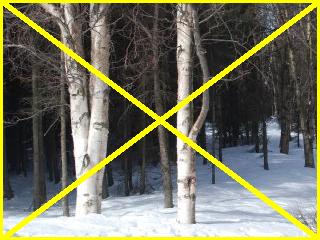
//> input picture assign_1/sect_5/test.ppm, 320 x 240 px
$ ./stereo_match ../../assign_1/sect_5/test.ppm ../../assign_1/sect_5/Trees.ppm   (built with g++ and OpenCV 4)
//> lines starting //> are read from the running program, lines starting //| are printed output that depends on the picture
/*
 *  stereo_match.cpp
 *  Updated for OpenCV 4.x
 *  Original by Victor Eruhimov on 1/18/10
 */

#include "opencv2/calib3d.hpp"
#include "opencv2/highgui.hpp"
#include "opencv2/imgcodecs.hpp"
#include "opencv2/imgproc.hpp"

#include <stdio.h>

using namespace cv;

void print_help() {
    printf("\nDemo stereo matching converting L and R images into disparity and point clouds\n");
    printf("\nUsage: stereo_match <left_image> <right_image> [--algorithm=bm|sgbm|hh] [--blocksize=<block_size>]\n"
           "[--max-disparity=<max_disparity>] [--scale=<scale_factor>] [-i <intrinsic_filename>] [-e <extrinsic_filename>]\n"
           "[--no-display] [-o <disparity_image>] [-p <point_cloud_file>]\n");
}

void saveXYZ(const char *filename, const Mat &mat) {
    const double max_z = 1.0e4;
    FILE *fp = fopen(filename, "wt");
    for (int y = 0; y < mat.rows; y++) {
        for (int x = 0; x < mat.cols; x++) {
            Vec3f point = mat.at<Vec3f>(y, x);
            if (fabs(point[2] - max_z) < FLT_EPSILON || fabs(point[2]) > max_z) continue;
            fprintf(fp, "%f %f %f\n", point[0], point[1], point[2]);
        }
    }
    fclose(fp);
}

int main(int argc, char **argv) {
    const char *algorithm_opt = "--algorithm=";
    const char *maxdisp_opt = "--max-disparity=";
    const char *blocksize_opt = "--blocksize=";
    const char *nodisplay_opt = "--no-display";
    const char *scale_opt = "--scale=";

    if (argc < 3) {
        print_help();
        return 0;
    }

    const char *img1_filename = 0;
    const char *img2_filename = 0;
    const char *intrinsic_filename = 0;
    const char *extrinsic_filename = 0;
    const char *disparity_filename = 0;
    const char *point_cloud_filename = 0;

    // StereoVar removed in OpenCV 4; only BM, SGBM, and HH (SGBM full DP) remain
    enum {
        STEREO_BM = 0,
        STEREO_SGBM = 1,
        STEREO_HH = 2
    };
    int alg = STEREO_SGBM;
    int SADWindowSize = 0, numberOfDisparities = 0;
    bool no_display = false;
    float scale = 1.f;

    for (int i = 1; i < argc; i++) {
        if (argv[i][0] != '-') {
            if (!img1_filename)
                img1_filename = argv[i];
            else
                img2_filename = argv[i];
        } else if (strncmp(argv[i], algorithm_opt, strlen(algorithm_opt)) == 0) {
            char *_alg = argv[i] + strlen(algorithm_opt);
            alg = strcmp(_alg, "bm") == 0 ? STEREO_BM : strcmp(_alg, "sgbm") == 0 ? STEREO_SGBM
                                                    : strcmp(_alg, "hh") == 0     ? STEREO_HH
                                                                                  : -1;
            if (alg < 0) {
                printf("Command-line parameter error: Unknown stereo algorithm\n\n");
                print_help();
                return -1;
            }
        } else if (strncmp(argv[i], maxdisp_opt, strlen(maxdisp_opt)) == 0) {
            if (sscanf(argv[i] + strlen(maxdisp_opt), "%d", &numberOfDisparities) != 1 ||
                numberOfDisparities < 1 || numberOfDisparities % 16 != 0) {
                printf("Command-line parameter error: --max-disparity must be a positive integer divisible by 16\n");
                return -1;
            }
        } else if (strncmp(argv[i], blocksize_opt, strlen(blocksize_opt)) == 0) {
            if (sscanf(argv[i] + strlen(blocksize_opt), "%d", &SADWindowSize) != 1 ||
                SADWindowSize < 1 || SADWindowSize % 2 != 1) {
                printf("Command-line parameter error: --blocksize must be a positive odd number\n");
                return -1;
            }
        } else if (strncmp(argv[i], scale_opt, strlen(scale_opt)) == 0) {
            if (sscanf(argv[i] + strlen(scale_opt), "%f", &scale) != 1 || scale < 0) {
                printf("Command-line parameter error: --scale must be a positive float\n");
                return -1;
            }
        } else if (strcmp(argv[i], nodisplay_opt) == 0)
            no_display = true;
        else if (strcmp(argv[i], "-i") == 0)
            intrinsic_filename = argv[++i];
        else if (strcmp(argv[i], "-e") == 0)
            extrinsic_filename = argv[++i];
        else if (strcmp(argv[i], "-o") == 0)
            disparity_filename = argv[++i];
        else if (strcmp(argv[i], "-p") == 0)
            point_cloud_filename = argv[++i];
        else {
            printf("Command-line parameter error: unknown option %s\n", argv[i]);
            return -1;
        }
    }

    if (!img1_filename || !img2_filename) {
        printf("Command-line parameter error: both left and right images must be specified\n");
        return -1;
    }

    if ((intrinsic_filename != 0) ^ (extrinsic_filename != 0)) {
        printf("Command-line parameter error: intrinsic and extrinsic parameters must both be specified, or neither\n");
        return -1;
    }

    if (extrinsic_filename == 0 && point_cloud_filename) {
        printf("Command-line parameter error: intrinsic/extrinsic parameters required for point cloud\n");
        return -1;
    }

    int color_mode = alg == STEREO_BM ? 0 : -1;
    Mat img1 = imread(img1_filename, color_mode);
//> img1 is the input picture: 240 rows x 320 cols, CV_8UC3; mean B, G, R 93.4, 116.6, 116.2
    Mat img2 = imread(img2_filename, color_mode);
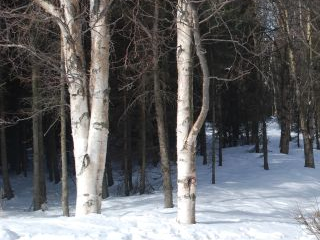
//> input picture assign_1/sect_5/Trees.ppm, 320 x 240 px
//> img2 is the input picture: 240 rows x 320 cols, CV_8UC3; mean B, G, R 104.6, 102.8, 102.4

    if (img1.empty() || img2.empty()) {
        printf("Error: could not load images\n");
        return -1;
    }

    if (scale != 1.f) {
        Mat temp1, temp2;
        int method = scale < 1 ? INTER_AREA : INTER_CUBIC;
        resize(img1, temp1, Size(), scale, scale, method);
        img1 = temp1;
        resize(img2, temp2, Size(), scale, scale, method);
        img2 = temp2;
    }

    Size img_size = img1.size();
//> img_size = Size(320, 240)
    Rect roi1, roi2;
    Mat Q;

    if (intrinsic_filename) {
        FileStorage fs(intrinsic_filename, FileStorage::READ);
        if (!fs.isOpened()) {
            printf("Failed to open file %s\n", intrinsic_filename);
            return -1;
        }

        Mat M1, D1, M2, D2;
        fs["M1"] >> M1;
        fs["D1"] >> D1;
        fs["M2"] >> M2;
        fs["D2"] >> D2;

        fs.open(extrinsic_filename, FileStorage::READ);
        if (!fs.isOpened()) {
            printf("Failed to open file %s\n", extrinsic_filename);
            return -1;
        }

        Mat R, T, R1, P1, R2, P2;
        fs["R"] >> R;
        fs["T"] >> T;

        stereoRectify(M1, D1, M2, D2, img_size, R, T, R1, R2, P1, P2, Q, CALIB_ZERO_DISPARITY, -1, img_size, &roi1, &roi2);

        Mat map11, map12, map21, map22;
        initUndistortRectifyMap(M1, D1, R1, P1, img_size, CV_16SC2, map11, map12);
        initUndistortRectifyMap(M2, D2, R2, P2, img_size, CV_16SC2, map21, map22);

        Mat img1r, img2r;
        remap(img1, img1r, map11, map12, INTER_LINEAR);
        remap(img2, img2r, map21, map22, INTER_LINEAR);

        img1 = img1r;
        img2 = img2r;
    }

    numberOfDisparities = numberOfDisparities > 0 ? numberOfDisparities : ((img_size.width / 8) + 15) & -16;
//> numberOfDisparities = 48

    // Modern Ptr-based API for BM and SGBM
    Ptr<StereoBM> bm = StereoBM::create(numberOfDisparities, SADWindowSize > 0 ? SADWindowSize : 9);
    bm->setROI1(roi1);
    bm->setROI2(roi2);
    bm->setPreFilterCap(31);
    bm->setMinDisparity(0);
    bm->setTextureThreshold(10);
    bm->setUniquenessRatio(15);
    bm->setSpeckleWindowSize(100);
    bm->setSpeckleRange(32);
    bm->setDisp12MaxDiff(1);

    int cn = img1.channels();
//> cn = 3
    int sad = SADWindowSize > 0 ? SADWindowSize : 3;
    Ptr<StereoSGBM> sgbm = StereoSGBM::create(
        0,                   // minDisparity
        numberOfDisparities, // numDisparities
        sad,                 // blockSize
        8 * cn * sad * sad,  // P1
        32 * cn * sad * sad, // P2
        1,                   // disp12MaxDiff
        63,                  // preFilterCap
        10,                  // uniquenessRatio
        100,                 // speckleWindowSize
        32,                  // speckleRange
        alg == STEREO_HH ? StereoSGBM::MODE_HH : StereoSGBM::MODE_SGBM
    );

    Mat disp, disp8;

    int64 t = getTickCount();
    if (alg == STEREO_BM)
        bm->compute(img1, img2, disp);
    else if (alg == STEREO_SGBM || alg == STEREO_HH)
        sgbm->compute(img1, img2, disp);
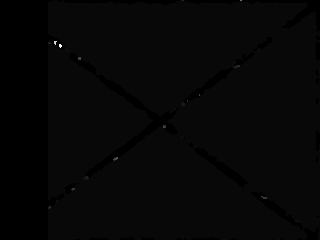
//> disp: 240 rows x 320 cols, CV_16SC1; min -16, max 487, mean -3.2; drawn with min black and max white
    t = getTickCount() - t;
    printf("Time elapsed: %fms\n", t * 1000 / getTickFrequency());

    disp.convertTo(disp8, CV_8U, 255.0 / (numberOfDisparities * 16.0));

    if (!no_display) {
        namedWindow("left", 1);
        imshow("left", img1);
        namedWindow("right", 1);
        imshow("right", img2);
        namedWindow("disparity", 0);
        imshow("disparity", disp8);
        printf("press any key to continue...");
        fflush(stdout);
        waitKey();
        printf("\n");
    }

    if (disparity_filename)
        imwrite(disparity_filename, disp8);

    if (point_cloud_filename) {
        printf("storing the point cloud...");
        fflush(stdout);
        Mat xyz;
        reprojectImageTo3D(disp, xyz, Q, true);
        saveXYZ(point_cloud_filename, xyz);
        printf("\n");
    }

    return 0;
}
